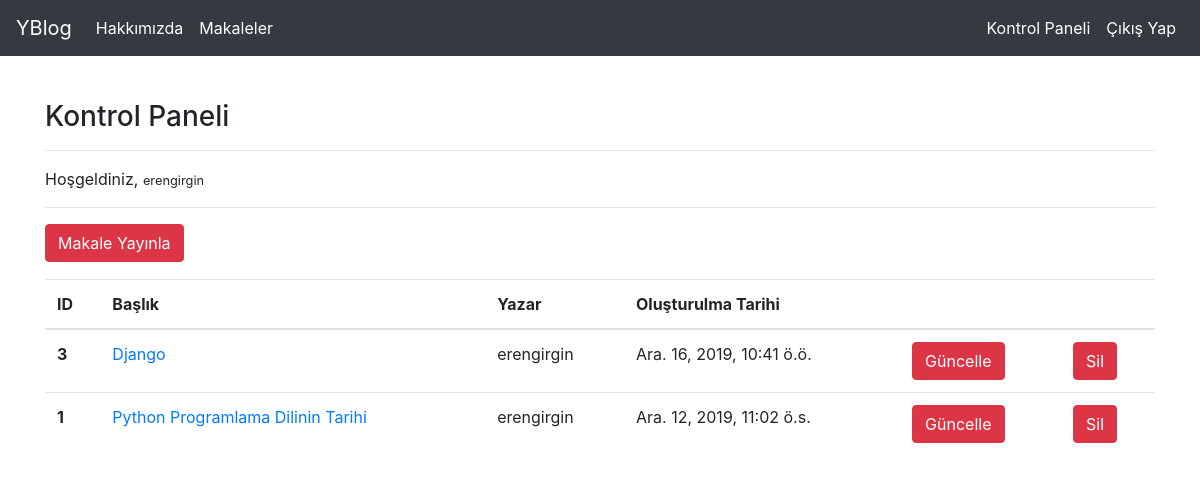
Screenshot of /articles/dashboard/ (signed in) with the database file from the repository.
### article/models.py (models this page shows)
class Article(models.Model):
    author = models.ForeignKey("auth.user", on_delete = models.CASCADE, verbose_name = "Yazar")
    title = models.CharField(max_length = 150, verbose_name = "Başlık")
    content = RichTextField(verbose_name = "İçerik")
    created_date = models.DateTimeField(auto_now_add = True,verbose_name = "Oluşturulma Tarihi")
    article_image = models.FileField(blank = True, null = True, verbose_name="Fotoğraf Ekleyin")
    class Meta:
        ordering = ["-created_date"]

### article/views.py (the view)
# urls.py: path('dashboard/', views.dashboard, name = "dashboard"),
@login_required(login_url = "user:login")
def dashboard(request):
    articles = Article.objects.filter(author = request.user)
    context = {
        "articles":articles
    }
    return render(request, "dashboard.html", context)

### templates/dashboard.html
{% extends "layout.html" %}
{% block body %}
<h3>Kontrol Paneli</h3>
<hr>
<p>Hoşgeldiniz, <small>{{ request.user.username }}</small></p>
<hr>
<a class="btn btn-danger" href="{% url 'article:addarticle' %}">Makale Yayınla</a>
<table style="margin-top: 17px;" class="table">
    <thead>
        <tr>
            <th scope="col">ID</th>
            <th scope="col">Başlık</th>
            <th scope="col">Yazar</th>
            <th scope="col">Oluşturulma Tarihi</th>
            <th scope="col"></th>
            <th scope="col"></th>
        </tr>
    </thead>
    <tbody>
        {% for article in articles %}
        <tr>
            <th scope="row">{{ article.id }}</th>
            <td><a href="{% url 'article:detail' article.id %}">{{ article.title }}</a></td>
            <td>{{ article.author }}</td>
            <td>{{ article.created_date }}</td>
            <td><a class="btn btn-danger" href="{% url 'article:update' article.id %}">Güncelle</a></td>
            <td><a class="btn btn-danger" href="{% url 'article:delete' article.id %}">Sil</a></td>
        </tr>
        {% endfor %}
    </tbody>
</table>
{% endblock body %}

### rows the page displays
Article: id "3", title "Django", author "erengirgin", created_date "Ara. 16, 2019, 10:41 ö.ö."
Article: id "1", title "Python Programlama Dilinin Tarihi", author "erengirgin", created_date "Ara. 12, 2019, 11:02 ö.s."

### other values shown
{{ request.user.username }} "erengirgin"
